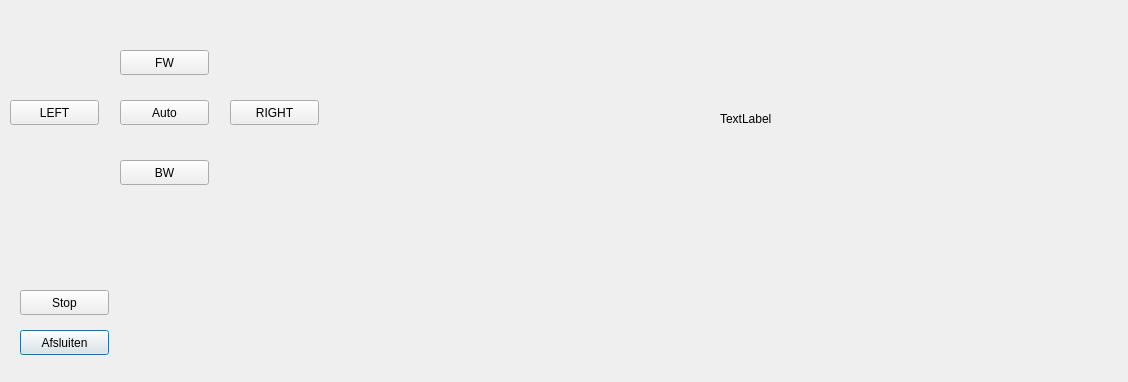
<?xml version="1.0" encoding="UTF-8"?>
<ui version="4.0">
 <class>RosControllerRP1819G01</class>
 <widget class="QDialog" name="RosControllerRP1819G01">
  <property name="geometry">
   <rect>
    <x>0</x>
    <y>0</y>
    <width>1128</width>
    <height>382</height>
   </rect>
  </property>
  <property name="windowTitle">
   <string>Controller 11700247</string>
  </property>
  <widget class="QPushButton" name="pushButton_EXIT">
   <property name="geometry">
    <rect>
     <x>20</x>
     <y>330</y>
     <width>89</width>
     <height>25</height>
    </rect>
   </property>
   <property name="text">
    <string>Afsluiten</string>
   </property>
  </widget>
  <widget class="QPushButton" name="pushButton_FW">
   <property name="geometry">
    <rect>
     <x>120</x>
     <y>50</y>
     <width>89</width>
     <height>25</height>
    </rect>
   </property>
   <property name="text">
    <string>FW</string>
   </property>
  </widget>
  <widget class="QPushButton" name="pushButton_BW">
   <property name="geometry">
    <rect>
     <x>120</x>
     <y>160</y>
     <width>89</width>
     <height>25</height>
    </rect>
   </property>
   <property name="text">
    <string>BW</string>
   </property>
  </widget>
  <widget class="QPushButton" name="pushButton_LEFT">
   <property name="geometry">
    <rect>
     <x>10</x>
     <y>100</y>
     <width>89</width>
     <height>25</height>
    </rect>
   </property>
   <property name="text">
    <string>LEFT</string>
   </property>
  </widget>
  <widget class="QPushButton" name="pushButton_RIGHT">
   <property name="geometry">
    <rect>
     <x>230</x>
     <y>100</y>
     <width>89</width>
     <height>25</height>
    </rect>
   </property>
   <property name="text">
    <string>RIGHT</string>
   </property>
  </widget>
  <widget class="QPushButton" name="pushButton_AUTO">
   <property name="geometry">
    <rect>
     <x>120</x>
     <y>100</y>
     <width>89</width>
     <height>25</height>
    </rect>
   </property>
   <property name="text">
    <string>Auto</string>
   </property>
  </widget>
  <widget class="QPushButton" name="pushButton_STOP">
   <property name="geometry">
    <rect>
     <x>20</x>
     <y>290</y>
     <width>89</width>
     <height>25</height>
    </rect>
   </property>
   <property name="text">
    <string>Stop</string>
   </property>
  </widget>
  <widget class="QLabel" name="label">
   <property name="geometry">
    <rect>
     <x>720</x>
     <y>110</y>
     <width>67</width>
     <height>17</height>
    </rect>
   </property>
   <property name="text">
    <string>TextLabel</string>
   </property>
  </widget>
 </widget>
 <resources/>
 <connections/>
</ui>
